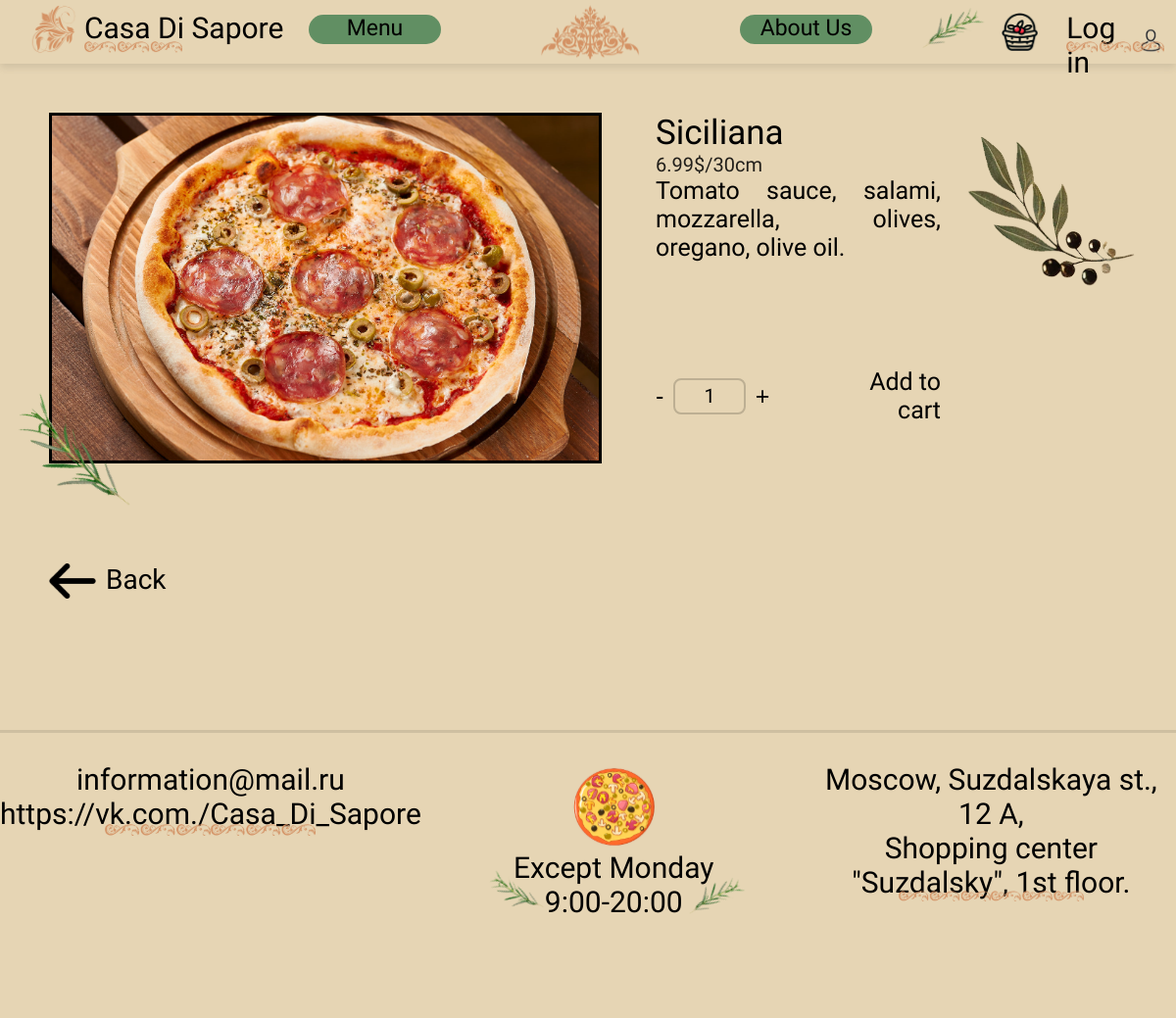
The page /2/siciliana/ on the database its author committed.
### shop/models.py (models this page shows, shortened)
class Product(models.Model):
    category = models.ForeignKey(
        Category,
        related_name='products',
        on_delete=models.SET_NULL,
        null=True
    )
    name = models.CharField(max_length=200, db_index=True)
    slug = models.SlugField(max_length=200, db_index=True)
    image = models.ImageField(upload_to='products/%Y/%m/%d', blank=True)
    description = models.TextField(blank=True)
    price = models.DecimalField(max_digits=10, decimal_places=2)
    currency = models.CharField(max_length=10)
    quantity = models.IntegerField()
    measurement = models.CharField(max_length=200)
    stock = models.PositiveIntegerField()
    available = models.BooleanField(default=True)
    is_new = models.BooleanField(default=False)
    created = models.DateTimeField(auto_now_add=True)
    updated = models.DateTimeField(auto_now=True)

### shop/views.py (the view)
# urls.py: path('<int:id>/<slug:slug>/', views.cart, name='cart'),
def cart(request, id, slug):
    product = get_object_or_404(Product, id=id, slug=slug)
    return render(request, 'shop/cart.html', {'product': product})

### shop/templates/shop/cart.html (shortened to what this page needs)
{% load static %}
<!DOCTYPE html>
<html lang="en">
<head>
    <link rel="stylesheet" href="{% static 'css/cart.css' %}">
</head>
<body>
<header class="main_header">
        <div class="main_header_name">
        <a href="{% url 'shop:main' %}">
            <div class="header_main_img">
                <img src="{% static 'images/near_logo.png' %}" alt="Image near logo" class="main_img">
            </div>
            <div class="main_name_and_img">
                <div class="main_name">
                    <p class="main_name_logo">Casa Di Sapore</p>
                </div>
                <div class="second_main__img">
                    <img src="{% static '/images/under_logo.svg' %}" alt="Image under logo" class="under_text">
                </div>
            </div>
        </a>
        </div>
        <div class="center_header">
            <a href="{% url 'shop:menu' %}" class="header_button">Menu</a>
            <img src="{% static '/images/center.svg' %}" alt="Center image" class="main_header_center">
            <a href="{% url 'shop:about' %}" class="header_button">About Us</a>
        </div>
        <div class="right_header">
            <img src="{% static 'images/rosmarin_2.svg' %}" alt="rosmarin" class="rosmarin_header">
            <a href="http://127.0.0.1:8001/cart/" class="cart-link">
                <img src="{% static 'images/cart.png' %}" alt="Cart" class="cart-icon">
            </a>
            {% if user.is_authenticated %}
<form method="post" action="{% url 'shop:logout' %}" class="log-in_and_under-img">
    {% csrf_token %}
    <button type="submit" class="log-in_and_img">
        <div class="log-in_header">
            <p class="log-in">Log out</p>
            <img src="{% static 'images/account_logo.png' %}" alt="Account logo" class="person">
        </div>
        <div class="under_img_log_in">
        <img src="{% static 'images/under_logo.svg' %}" alt="" class="under_text">
    </div>
    </button>
</form>
            {% else %}
                <a href="{% url 'shop:login' %}" class="log-in_and_under-img">
                    <div class="log-in_and_img">
                        <div class="log-in_header">
                            <p class="log-in">Log in</p>
                        </div>
                    </div>
                    <div class="under_img_log_in">
                        <img src="{% static 'images/under_logo.svg' %}" alt="" class="under_text">
                    </div>
                </a>
            {% endif %}
        </div>
    </header>
     <main>
        <section class="cart">
            <section class="cart_info">
                <div class="cart_picture">
                    <div class="cart_picture_2">
                        <img src="{{ product.image.url }}" alt="{{ product.name }}" class="cart_picture_3">
                    </div>
                    <img src="{% static 'images/rosmarin_2.png' %}" alt="rosmarin" class="rosmarin_under_cart_picture">
                </div>
                <div class="cart_info_text_button">
                    <div class="cart_info_text_picture">
                        <div class="cart_info_picture_2">
                            <div class="cart_info_2">
                                <p class="name_product_cart">{{ product.name }}</p>
                                <p class="size_product_cart">{{ product.price }}{{ product.currency }}/{{ product.quantity }}{{ product.measurement }}</p>
                                <p class="information_product_cart">{{ product.description }}</p>
                            </div>
                            <form action="{% url 'cart:cart_add' product.id %}" method="post" class="cart_buttons">
                                <div class="cart_quantity">
                                    <button type="button" class="minus">-</button>
                                    <input class="quantity_add_to_cart" name="quantity" value="1" min="1" max="100">
                                    <button type="button" class="plus">+</button>
                                </div>
                                <div class="add_to_cart_button">
                                    <button type="submit" class="add_to_cart">Add to cart</button>
                                </div>
                            </form>
                        </div>
                        <div class="rosmarin_rigth">
                            <img src="{% static 'images/left_branch.png' %}" alt="rosmarin" class="rosmarin_rigth_2">
                        </div>
                    </div>
                </div>
            </section>
            <div class="back">
                <a href="{% url 'shop:menu' %}">
                    <img src="{% static 'images/Left_Arrow_2.png' %}" alt="arrow">
                    <p>Back</p>
                </a>
            </div>
        </section>
    </main>
    <hr>
    <footer>
        <div class="left_footer">
            <p class="info_restorant">
                information@mail.ru <br>
                https://vk.com./Casa_Di_Sapore
            </p>
            <div class="two_lines_1">
                <img src="{% static 'images/under_logo.svg' %}" alt="" class="under_text_2">
                <img src="{% static 'images/under_logo.svg' %}" alt="" class="under_text_2">
            </div>
        </div>
        <div class="center_footer">
            <img src="{% static 'images/pizza_footer.svg' %}" alt="" class="center_pizza">
            <p class="except_monday">Except Monday</p>
            <div class="rosmar_in_footer_time">
                <img src="{% static 'images/rosmarin_2.svg' %}" alt="" class="rosmarin_footer_1">
                <p class="time">9:00-20:00</p>
                <img src="{% static 'images/rosmarin_2.svg' %}" alt="" class="rosmarin_footer_2">
            </div>
        </div>
        <div class="right_footer">
            <p class="address_restourant">
                Moscow, Suzdalskaya st., 12 A,<br>
                Shopping center "Suzdalsky", 1st floor.
            </p>
            <div class="two_lines_2">
                <img src="{% static 'images/under_logo.svg' %}" alt="" class="under_text_2">
                <img src="{% static 'images/under_logo.svg' %}" alt="" class="under_text_2">
            </div>
        </div>
    </footer>
</body>
</html>

### rows shown on the page
Product: image (picture), name "Siciliana", price "6.99", currency "$", quantity "30", measurement "cm", description "Tomato sauce, salami, mozzarella, olives, oregano, olive oil."
